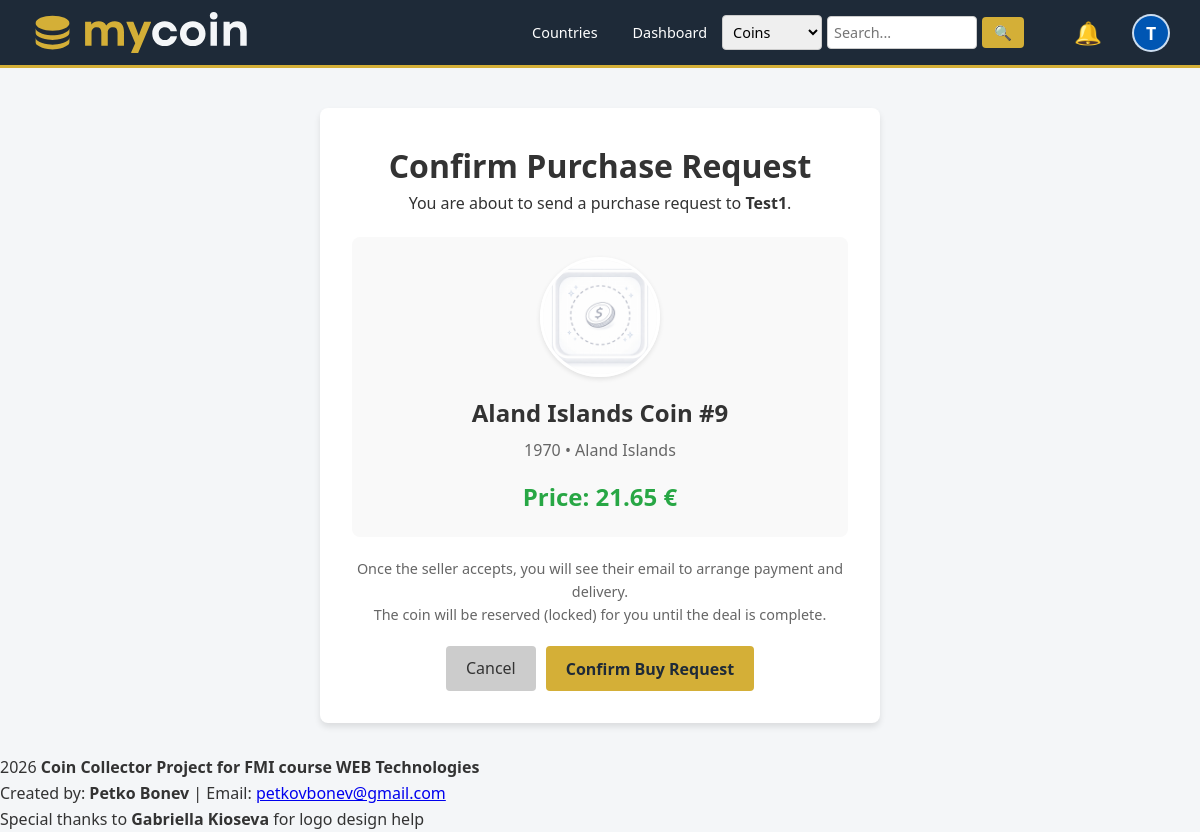
Screenshot of /buy_request.php?coin_id=4 (signed in) with the database file from the repository.
### tables this page shows
CREATE TABLE IF NOT EXISTS users (
    id INT AUTO_INCREMENT PRIMARY KEY,
    username VARCHAR(50) NOT NULL UNIQUE,
    email VARCHAR(100) NOT NULL UNIQUE,
    password VARCHAR(255) NOT NULL,
    
    profile_image VARCHAR(255) DEFAULT NULL,
    bio TEXT DEFAULT NULL,
    location VARCHAR(100) DEFAULT NULL, 
    last_login TIMESTAMP NULL DEFAULT NULL,
    
    is_verified TINYINT(1) DEFAULT 0,
    role ENUM('user', 'admin') DEFAULT 'user',
    created_at TIMESTAMP DEFAULT CURRENT_TIMESTAMP
);

CREATE TABLE IF NOT EXISTS user_coins (
    id INT AUTO_INCREMENT PRIMARY KEY,
    user_id INT NOT NULL,
    catalog_coin_id INT NOT NULL, 
    
    grade VARCHAR(50), 
    status ENUM('collection', 'swap', 'sell', 'wishlist') DEFAULT 'collection',
    
    price DECIMAL(10,2) DEFAULT 0.00,
    purchase_price DECIMAL(10,2) DEFAULT NULL, 
    purchase_date DATE DEFAULT NULL, 
    purchase_location VARCHAR(100) DEFAULT NULL,
    
    is_favorite TINYINT(1) DEFAULT 0,
    
    is_locked TINYINT(1) DEFAULT 0,
    
    private_notes TEXT,
    own_image_front VARCHAR(255),
    own_image_back VARCHAR(255),
    
    added_at TIMESTAMP DEFAULT CURRENT_TIMESTAMP,
    FOREIGN KEY (user_id) REFERENCES users(id) ON DELETE CASCADE,
    FOREIGN KEY (catalog_coin_id) REFERENCES catalog_coins(id) ON DELETE CASCADE
);

CREATE TABLE IF NOT EXISTS catalog_coins (
    id INT AUTO_INCREMENT PRIMARY KEY,
    country_id INT NOT NULL,
    title VARCHAR(255) NOT NULL, 
    denomination VARCHAR(50), 
    year INT,
    period VARCHAR(100),
    material VARCHAR(100),
    description TEXT,
    
    weight DECIMAL(10, 2) DEFAULT NULL,
    diameter DECIMAL(10, 2) DEFAULT NULL, 
    thickness DECIMAL(10, 2) DEFAULT NULL, 
    shape VARCHAR(50) DEFAULT 'Round',
    mintage INT DEFAULT NULL,
    
    catalog_image_front VARCHAR(255),
    catalog_image_back VARCHAR(255),
    
    created_by_user_id INT, 
    is_approved TINYINT(1) DEFAULT 0,
    
    created_at TIMESTAMP DEFAULT CURRENT_TIMESTAMP,
    FOREIGN KEY (country_id) REFERENCES countries(id),
    FOREIGN KEY (created_by_user_id) REFERENCES users(id)
);

CREATE TABLE IF NOT EXISTS countries (
    id INT AUTO_INCREMENT PRIMARY KEY,
    name VARCHAR(100) NOT NULL,
    iso_code_2 VARCHAR(2) NOT NULL,
    iso_code_3 VARCHAR(3) NOT NULL,
    continent ENUM('Africa', 'Antarctica', 'Asia', 'Europe', 'North America', 'Oceania', 'South America', 'Unknown') DEFAULT 'Unknown',
    flag_image VARCHAR(255) DEFAULT NULL,
    
    is_historical TINYINT(1) DEFAULT 0
);

### buy_request.php (the view, shortened to what this page needs)
<?php
require 'config/db.php';
$coin_id = isset($_GET['coin_id']) ? (int)$_GET['coin_id'] : 0;
$stmt = $pdo->prepare("
    SELECT uc.*,
           u.username as seller_name, u.id as seller_id,
           cc.title, cc.denomination, cc.year,
           uc.own_image_front, cc.catalog_image_front,
           c.name as country_name
    FROM user_coins uc
    JOIN users u ON uc.user_id = u.id
    JOIN catalog_coins cc ON uc.catalog_coin_id = cc.id
    JOIN countries c ON cc.country_id = c.id
    WHERE uc.id = ? AND uc.status = 'sell' AND uc.is_locked = 0
");
$stmt->execute([$coin_id]);
$coin = $stmt->fetch();
?>
<!DOCTYPE html>
<html lang="en">
<head>
    <link rel="stylesheet" href="assets/css/styles.css">
</head>
<body>
    <?php include 'includes/navbar.php'; ?>
    <div class="container" style="max-width: 600px; margin-top: 40px;">
        <div class="card" style="text-align: center;">
            <h1 style="margin-top: 0;">Confirm Purchase Request</h1>
            <p>You are about to send a purchase request to <strong><?php echo htmlspecialchars($coin['seller_name']); ?></strong>.</p>
            <div style="background: #f9f9f9; padding: 20px; border-radius: 8px; margin: 20px 0;">
                <?php
                $img = $coin['own_image_front'] ?: $coin['catalog_image_front'] ?: 'assets/images/no-coin.png';
                ?>
                <img src="<?php echo htmlspecialchars($img); ?>" style="width: 120px; height: 120px; object-fit: cover; border-radius: 50%; border: 3px solid white; box-shadow: 0 2px 5px rgba(0,0,0,0.1);">
                <h2 style="margin: 10px 0 5px 0;"><?php echo htmlspecialchars($coin['title']); ?></h2>
                <div style="color: #666;"><?php echo $coin['year']; ?> • <?php echo htmlspecialchars($coin['country_name']); ?></div>
                <div style="font-size: 1.5rem; color: #28a745; font-weight: bold; margin-top: 15px;">
                    Price: <?php echo number_format($coin['price'], 2); ?> €
                </div>
            </div>
            <p style="font-size: 0.9rem; color: #666; margin-bottom: 20px;">
                Once the seller accepts, you will see their email to arrange payment and delivery.<br>
                The coin will be reserved (locked) for you until the deal is complete.
            </p>
            <form action="actions/create_trade.php" method="POST">
                <div style="display: flex; gap: 10px; justify-content: center;">
                    <a href="catalog_coin.php?id=<?php echo $coin['catalog_coin_id']; ?>" class="btn" style="background: #ccc; color: #333;">Cancel</a>
                    <button type="submit" class="btn btn-accent">Confirm Buy Request</button>
                </div>
            </form>
        </div>
    </div>
    <?php include 'includes/footer.php'; ?>
</body>
</html>

### includes/navbar.php (shortened to what this page needs)
<?php
$pathPrefix = file_exists(__DIR__ . '/../config/db.php') && !file_exists('config/db.php') ? '../' : '';
?>
<nav class="navbar" style="padding: 10px 0; background-color: var(--primary-color);">
    <div style="width: 100%; padding: 0 30px; display: flex; justify-content: space-between; align-items: center; box-sizing: border-box;">
        <a href="<?php echo $pathPrefix; ?>index.php" class="navbar-brand" style="display: flex; align-items: center; gap: 12px; text-decoration: none; color: white; font-size: 1.4rem; font-weight: bold;">
            <img src="<?php echo $pathPrefix; ?>Logo/logo.svg" alt="Coin Collector Logo" style="height: 45px; width: auto;">
        </a>
        <div class="nav-links" style="display: flex; align-items: center; gap: 15px;">
            <?php if (isset($_SESSION['user_id'])): ?>
                <a href="<?php echo $pathPrefix; ?>countries.php" style="color: white; text-decoration: none;">Countries</a>
                <a href="<?php echo $pathPrefix; ?>index.php" style="color: white; text-decoration: none;">Dashboard</a>
                <?php
                $searchType = isset($_GET['type']) ? $_GET['type'] : 'coins';
                $searchQuery = isset($_GET['q']) ? htmlspecialchars($_GET['q']) : '';
                ?>
                <form action="<?php echo $pathPrefix; ?>search_results.php" method="GET" style="display: inline-flex; align-items: center; gap: 5px; margin-right: 15px;">
                    <select name="type" style="padding: 6px; border-radius: 4px; border: 1px solid #ccc; font-size: 0.9rem;">
                        <option value="coins" <?php echo ($searchType == 'coins') ? 'selected' : ''; ?>>Coins</option>
                    </select>
                    <input type="text" name="q" value="<?php echo $searchQuery; ?>" placeholder="Search..." required
                        style="padding: 6px; border-radius: 4px; border: 1px solid #ccc; font-size: 0.9rem; width: 150px;">
                    <button type="submit" class="btn" style="padding: 6px 12px; font-size: 0.9rem; background: var(--accent-color); color: white; border: none; cursor: pointer;">&#128269;</button>
                </form>
                <a href="<?php echo $pathPrefix; ?>my_trades.php" style="position: relative; text-decoration: none; margin-right: 10px; display: flex; align-items: center;" title="Trade Notifications">
                    <span style="font-size: 1.4rem; color: white;">&#128276;</span>
                </a>
                <?php
                if (isset($pdo)) {
                    $stmtNav = $pdo->prepare("SELECT profile_image, username FROM users WHERE id = ?");
                    $stmtNav->execute([$_SESSION['user_id']]);
                    $navUser = $stmtNav->fetch();
                } else {
                    $navUser = ['username' => $_SESSION['username'] ?? 'User', 'profile_image' => null];
                }
                $avatarUrl = '';
                $hasAvatar = false;
                $initial = strtoupper(substr($navUser['username'], 0, 1));
                ?>
                <div class="user-menu" style="margin-left: 5px; position: relative; display: inline-block;">
                    <button class="settings-btn" style="background: none; border: none; padding: 0; cursor: pointer; display: flex; align-items: center;">
                        <?php if ($hasAvatar): ?>
                            <img src="<?php echo htmlspecialchars($avatarUrl); ?>" alt="Profile"
                                style="width: 38px; height: 38px; border-radius: 50%; object-fit: cover; border: 2px solid rgba(255,255,255,0.8);">
                        <?php else: ?>
                            <div style="width: 38px; height: 38px; border-radius: 50%; background: #0056b3; color: white;
                                        display: flex; align-items: center; justify-content: center; font-weight: bold; font-size: 1.1rem;
                                        border: 2px solid rgba(255,255,255,0.8); text-transform: uppercase;">
                                <?php echo $initial; ?>
                            </div>
                        <?php endif; ?>
                    </button>
                </div>
            <?php endif; ?>
        </div>
    </div>
</nav>

### assets/css/styles.css (style rules this page uses)
:root { --primary-color: #1e2a38; --accent-color: #d4af37; --bg-color: #f4f6f8; --white: #ffffff; --text-color: #333333; --text-light: #8898aa; --danger: #e74c3c; }
* { box-sizing: border-box; margin: 0; padding: 0; font-family: "Segoe UI", Tahoma, Geneva, Verdana, sans-serif; }
body { background-color: var(--bg-color); color: var(--text-color); line-height: 1.6; }
.navbar { background-color: var(--primary-color); padding: 1rem 2rem; display: flex; justify-content: space-between; align-items: center; color: var(--white); border-bottom: 3px solid var(--accent-color); }
.nav-links a { color: var(--white); text-decoration: none; margin-left: 20px; font-size: 0.9rem; transition: color 0.3s; }
.container { max-width: 1200px; margin: 2rem auto; padding: 0 20px; }
.card { background: var(--white); border-radius: 8px; box-shadow: 0 4px 6px rgba(0, 0, 0, 0.1); padding: 2rem; margin-bottom: 1rem; }
.btn { display: inline-block; padding: 10px 20px; background-color: var(--primary-color); color: var(--white); border: none; border-radius: 4px; cursor: pointer; text-decoration: none; font-size: 1rem; transition: background 0.3s; }
.btn-accent { background-color: var(--accent-color); color: var(--primary-color); font-weight: bold; }
input, select, textarea { width: 100%; padding: 10px; border: 1px solid #ddd; border-radius: 4px; font-size: 1rem; }
.user-menu { position: relative; display: inline-block; margin-left: 15px; }
.settings-btn { background: none; border: none; font-size: 1.5rem; cursor: pointer; color: #555; padding: 5px; transition: transform 0.2s; }

### rows the page displays
users: username "T"
user_coins: user.username "Test1", catalog_coin.title "Aland Islands Coin #9", catalog_coin.year "1970", countries.name "Aland Islands", price "21.65"
